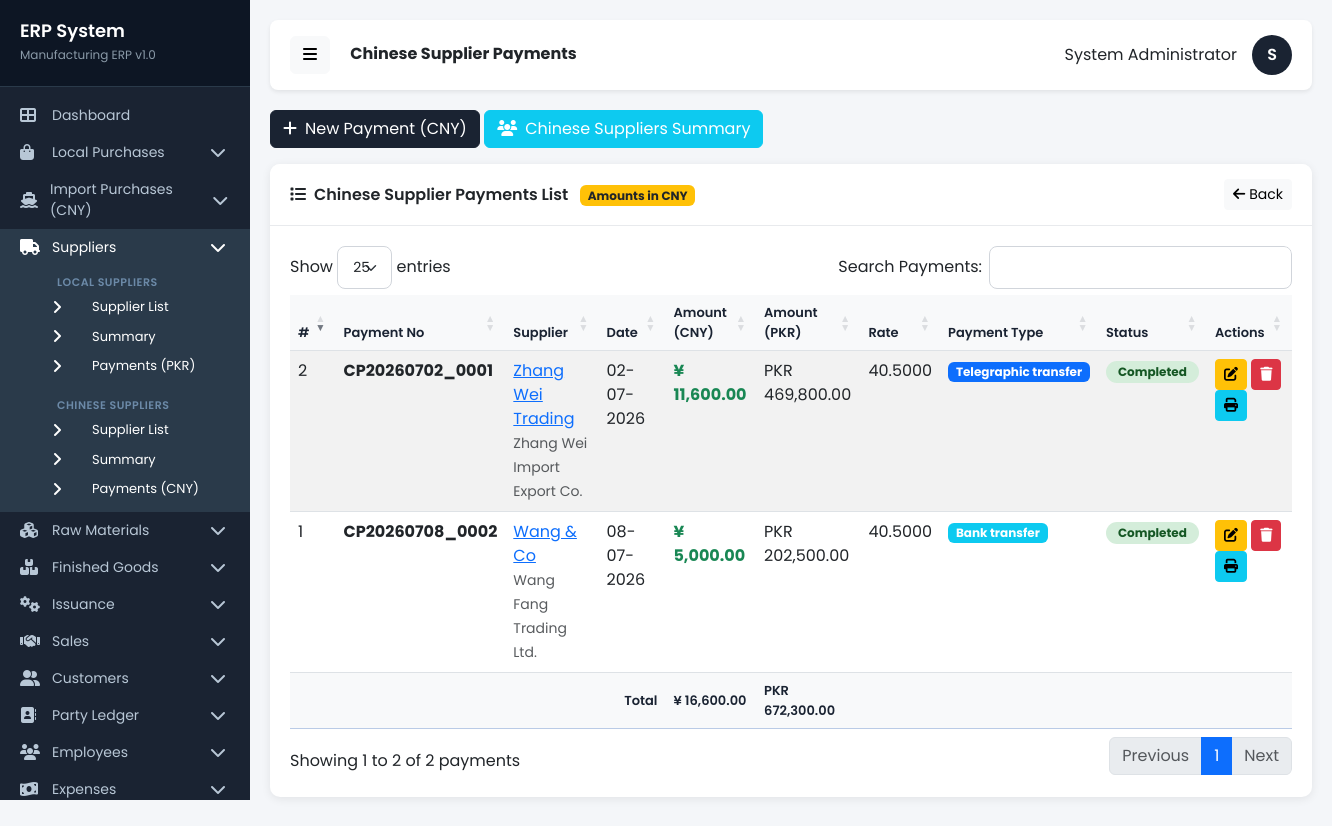
Page /pages/chinese_supplier_payment.php (signed in) on the committed database.
### tables this page shows
CREATE TABLE `chinese_supplier_payments` (
  `id` int(11) NOT NULL,
  `payment_no` varchar(50) NOT NULL,
  `supplier_id` int(11) NOT NULL,
  `payment_date` date DEFAULT NULL,
  `amount_cny` decimal(18,2) NOT NULL,
  `amount_pkr` decimal(18,2) NOT NULL,
  `exchange_rate` decimal(18,4) NOT NULL,
  `payment_type` enum('cash','bank_transfer','cheque','online','telegraphic_transfer') DEFAULT 'cash',
  `reference_no` varchar(50) DEFAULT NULL,
  `bank_name` varchar(100) DEFAULT NULL,
  `cheque_no` varchar(50) DEFAULT NULL,
  `notes` text DEFAULT NULL,
  `status` enum('pending','completed','cancelled') DEFAULT 'pending',
  `date_time` datetime DEFAULT NULL
);

CREATE TABLE `chinese_suppliers` (
  `id` int(11) NOT NULL,
  `supplier_name` varchar(200) NOT NULL,
  `company_name` varchar(200) DEFAULT NULL,
  `contact_person` varchar(100) DEFAULT NULL,
  `phone` varchar(20) DEFAULT NULL,
  `email` varchar(100) DEFAULT NULL,
  `address` text DEFAULT NULL,
  `city` varchar(100) DEFAULT NULL,
  `country` varchar(100) DEFAULT 'China',
  `currency_id` int(11) DEFAULT NULL,
  `cnic` varchar(50) DEFAULT NULL,
  `ntn` varchar(50) DEFAULT NULL,
  `opening_balance` decimal(18,2) DEFAULT 0.00,
  `opening_balance_type` varchar(20) DEFAULT 'payable',
  `current_balance` decimal(18,2) DEFAULT 0.00,
  `status` enum('active','inactive') DEFAULT 'active',
  `date_time` datetime DEFAULT NULL
);

### includes/database.php (called while the page is built, shortened)
<?php
$db = new mysqli(DB_HOST, DB_USER, DB_PASS, DB_NAME);
$db->set_charset("utf8");
function executePrepared($sql, $types = '', $params = []) {
    global $db;
    $stmt = $db->prepare($sql);
    $stmt->execute();
    return $stmt;
}
function getRows($sql, $types = '', $params = []) {
    $stmt = executePrepared($sql, $types, $params);
    $result = $stmt->get_result();
    $rows = [];
    while ($row = $result->fetch_assoc()) {
        $rows[] = $row;
    }
    return $rows;
}
function formatCurrency($amount) {
    return number_format($amount, 2);
}
?>

### pages/chinese_supplier_payment.php (the view, shortened to what this page needs)
<?php
require_once '../includes/database.php';
$sql = "SELECT p.*, s.supplier_name, s.company_name, c.currency_code, c.symbol
        FROM chinese_supplier_payments p
        LEFT JOIN chinese_suppliers s ON p.supplier_id = s.id
        LEFT JOIN currencies c ON s.currency_id = c.id
        ORDER BY p.id DESC";
$payments = getRows($sql);
include '../includes/header.php';
include '../includes/sidebar.php';
?>
<div class="row mb-3">
    <div class="col-12">
        <button type="button" class="btn btn-primary" data-bs-toggle="modal" data-bs-target="#paymentModal">
            <i class="fas fa-plus me-2"></i>New Payment (CNY)
        </button>
        <a href="chinese_suppliers_summary.php" class="btn btn-info text-white">
            <i class="fas fa-users me-2"></i>Chinese Suppliers Summary
        </a>
    </div>
</div>
<div class="row">
    <div class="col-12">
        <div class="card">
            <div class="card-header d-flex justify-content-between align-items-center">
                <span><i class="fas fa-list me-2"></i>Chinese Supplier Payments List
                <span class="ms-2 badge bg-warning text-dark">Amounts in CNY</span></span>
                <a href="../index.php" class="btn btn-light btn-sm"><i class="fas fa-arrow-left me-1"></i>Back</a>
            </div>
            <div class="card-body">
                <div class="table-responsive">
                    <table class="table table-striped table-hover" id="paymentTable">
                        <thead>
                            <tr>
                                <th>#</th>
                                <th>Payment No</th>
                                <th>Supplier</th>
                                <th>Date</th>
                                <th>Amount (CNY)</th>
                                <th>Amount (PKR)</th>
                                <th>Rate</th>
                                <th>Payment Type</th>
                                <th>Status</th>
                                <th>Actions</th>
                            </tr>
                        </thead>
                        <tbody>
                            <?php if (count($payments) > 0): ?>
                                <?php $counter = 1; ?>
                                <?php foreach ($payments as $payment): ?>
                                    <tr>
                                        <td><?php echo $counter++; ?></td>
                                        <td><strong><?php echo htmlspecialchars($payment['payment_no']); ?></strong></td>
                                        <td>
                                            <a href="chinese_supplier_detail.php?id=<?php echo $payment['supplier_id']; ?>">
                                                <?php echo htmlspecialchars($payment['supplier_name']); ?>
                                            </a>
                                            <?php if ($payment['company_name']): ?>
                                                <br><small class="text-muted"><?php echo htmlspecialchars($payment['company_name']); ?></small>
                                            <?php endif; ?>
                                        </td>
                                        <td><?php echo date('d-m-Y', strtotime($payment['payment_date'])); ?></td>
                                        <td class="text-success"><strong>¥ <?php echo formatCurrency($payment['amount_cny']); ?></strong></td>
                                        <td>PKR <?php echo formatCurrency($payment['amount_pkr']); ?></td>
                                        <td><?php echo number_format($payment['exchange_rate'], 4); ?></td>
                                        <td>
                                            <span class="badge bg-<?php echo $payment['payment_type'] == 'cash' ? 'success' : ($payment['payment_type'] == 'bank_transfer' ? 'info' : ($payment['payment_type'] == 'cheque' ? 'warning' : 'primary')); ?>">
                                                <?php echo ucfirst(str_replace('_', ' ', $payment['payment_type'])); ?>
                                            </span>
                                        </td>
                                        <td>
                                            <span class="badge badge-status badge-<?php echo strtolower($payment['status']); ?>">
                                                <?php echo ucfirst($payment['status']); ?>
                                            </span>
                                        </td>
                                        <td>
                                            <a href="?edit=<?php echo $payment['id']; ?>" class="btn btn-sm btn-warning" data-bs-toggle="modal" data-bs-target="#paymentModal">
                                                <i class="fas fa-edit"></i>
                                            </a>
                                            <a href="?delete=<?php echo $payment['id']; ?>" class="btn btn-sm btn-danger delete-confirm">
                                                <i class="fas fa-trash"></i>
                                            </a>
                                            <a href="chinese_payment_receipt.php?id=<?php echo $payment['id']; ?>" class="btn btn-sm btn-info" target="_blank">
                                                <i class="fas fa-print"></i>
                                            </a>
                                        </td>
                                    </tr>
                                <?php endforeach; ?>
                            <?php endif; ?>
                        </tbody>
                        <tfoot class="table-primary">
                            <tr>
                                <th colspan="4" class="text-end">Total</th>
                                <th>¥ <?php echo formatCurrency(array_sum(array_column($payments, 'amount_cny'))); ?></th>
                                <th>PKR <?php echo formatCurrency(array_sum(array_column($payments, 'amount_pkr'))); ?></th>
                                <th colspan="4"></th>
                            </tr>
                        </tfoot>
                    </table>
                </div>
            </div>
        </div>
    </div>
</div>
<link rel="stylesheet" href="https://cdn.datatables.net/1.13.4/css/dataTables.bootstrap5.min.css">
<?php
include '../includes/footer.php';
?>

### includes/header.php (style rules this page uses)
* { font-family: 'Poppins', sans-serif; }
body { background-color: #f4f6f9; margin: 0; padding: 0; }
.card { border: none; border-radius: 10px; box-shadow: 0 2px 10px rgba(0,0,0,0.08); margin-bottom: 20px; }
.card-header { background: #fff; border-bottom: 1px solid #e8eaed; padding: 15px 20px; font-weight: 600; border-radius: 10px 10px 0 0 !important; }
.card-body { padding: 20px; }
.btn-primary { background: #1a2332; border-color: #1a2332; }
.table-responsive { border-radius: 8px; }
.table th { background: #f8f9fa; font-weight: 600; font-size: 13px; color: #1a2332; }
.badge-status { padding: 5px 12px; border-radius: 20px; font-size: 12px; }
.badge-completed { background: #d4edda; color: #155724; }

### rows in the picture
chinese_supplier_payments: payment_no "CP20260708_0002", supplier.supplier_name "Wang & Co", supplier.company_name "Wang Fang Trading Ltd.", payment_date "08-07-2026", amount_cny "5,000.00", amount_pkr "202,500.00", exchange_rate "40.5000", payment_type "Bank transfer", status "Completed"
chinese_supplier_payments: payment_no "CP20260702_0001", supplier.supplier_name "Zhang Wei Trading", supplier.company_name "Zhang Wei Import Export Co.", payment_date "02-07-2026", amount_cny "11,600.00", amount_pkr "469,800.00", exchange_rate "40.5000", payment_type "Telegraphic transfer", status "Completed"

### other values in the picture
$pageTitle "Chinese Supplier Payments"
$_SESSION['full_name'] "System Administrator"
substr($_SESSION['full_name'], 0, 1) "S"
formatCurrency(array_sum(array_column($payments, 'amount_cny'))) "16,600.00"
formatCurrency(array_sum(array_column($payments, 'amount_pkr'))) "672,300.00"
